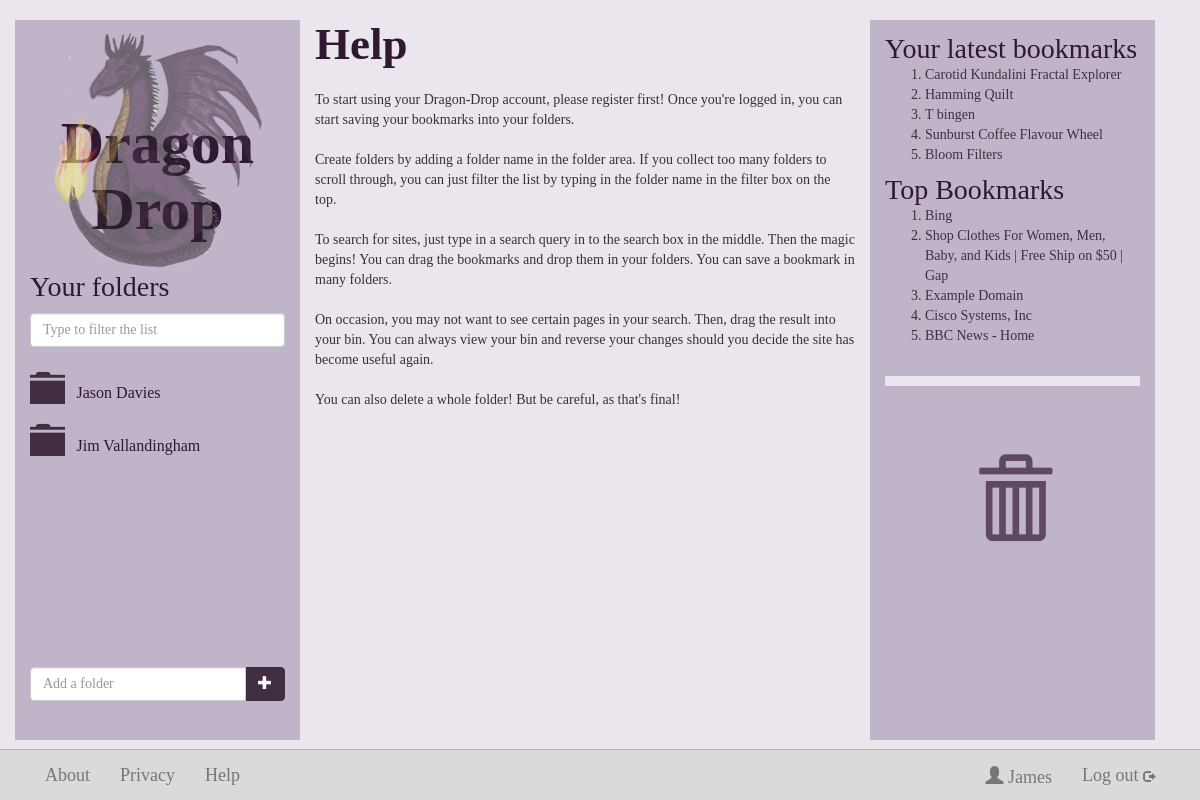
The app's page /help (signed in), older data.
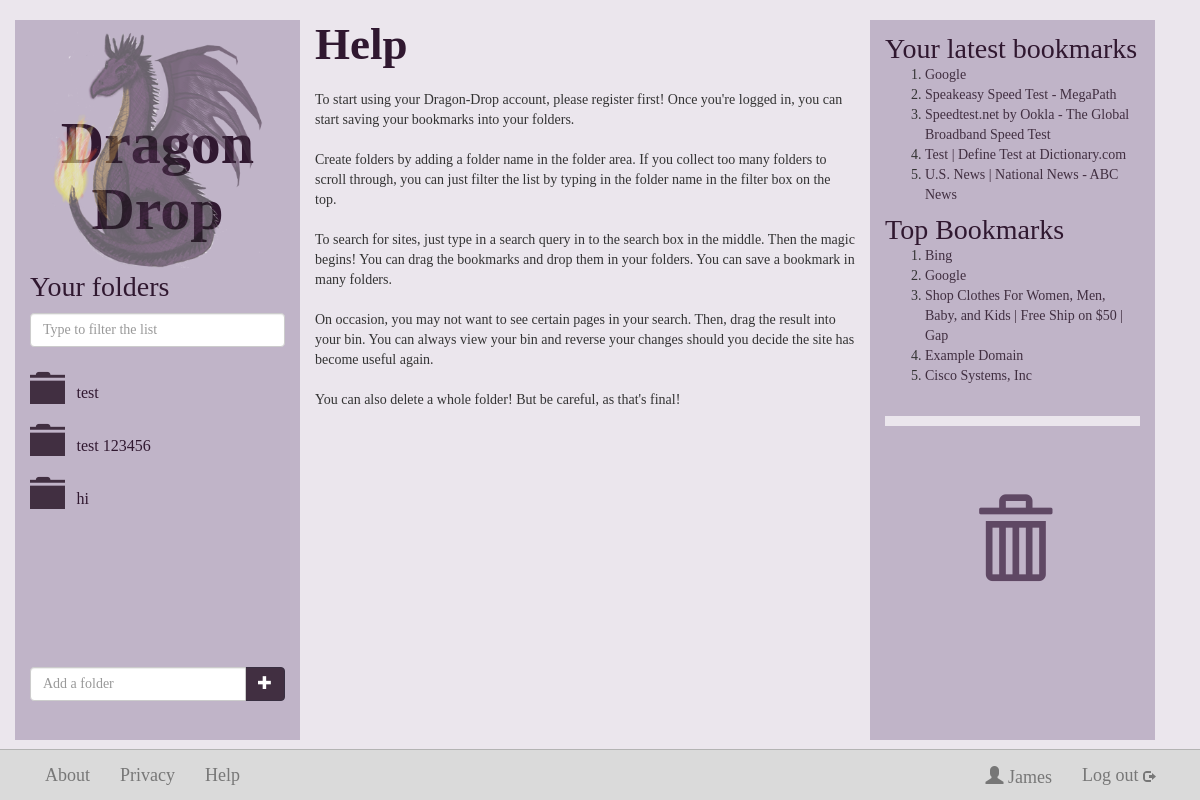
The same page, newer data.
### dragondrop/models.py (models this page shows, shortened)
class Folder(models.Model):
    foldername = models.CharField(max_length=128, null=False)
    fusername_fk = models.ForeignKey(User)
    def __unicode__(self):
        return self.foldername

class Bookmark(models.Model):
    url = models.URLField(unique=True)
    btitle = models.CharField(max_length=128, null=True, unique=False)
    bdescr = models.CharField(max_length=1024, null=True, unique=False)
    fname = models.ManyToManyField(Folder, through='BookmarkToFolder')
    saved_times = models.IntegerField(default=0)
    def niceName(self):
        if self.btitle=="--- Title not found ---" or not self.btitle:
            return self.url
        return self.btitle

### dragondrop/views.py (the view)
# urls.py: url(r'^help', views.help, name='help'),
def help(request):
    try:
        context = RequestContext(request)
        context_dict = bookmarksFoldersUsers(request)
        return render_to_response('help.html', context_dict, context)
    except UnboundLocalError:
        return HttpResponseRedirect('userpage')

### dragondrop/views.py (called while the page is built)
def getFolderList(current_user, current_folder_name, use_lighter_colour=False):
     try:
          folders = current_user.folder_set.all()
          for folder in folders:
              if folder.foldername == current_folder_name:
                  folder.url = None
                  folder.glyphicon_name = "glyphicon-folder-open"
                  if use_lighter_colour: folder.glyphicon_name += " keep-folder-open"
              else:
                  folder.glyphicon_name = "glyphicon-folder-close"
                  if use_lighter_colour: folder.glyphicon_name += " lighter-colour"
                  folder.url = encode_url(folder.foldername)
          return folders
     except User.DoesNotExist:
          return None

def encode_url(str):
    return str.replace(' ', '_')

def topfive(request):
     topbookmark = Bookmark.objects.order_by('-saved_times')[:5]
     return topbookmark

### templates/help.html (shortened to what this page needs)
{% extends 'base.html' %}
	{% block middle_column %}
	<h3 class="general">Help</h3>
		To start using your Dragon-Drop account, please register first! Once you're logged in, you can start saving your bookmarks into your folders.
		<br />
		<br />
		Create folders by adding a folder name in the folder area. If you collect too many folders to scroll through, you can just filter the list by typing in the folder name in the
		filter box on the top.
		<br />
		<br />
		To search for sites, just type in a search query in to the search box in the middle. Then the magic begins! You can drag the bookmarks and drop them in your folders. You can save a bookmark in many folders.
		<br />
		<br />
		On occasion, you may not want to see certain pages in your search. Then, drag the result into your bin. You can always view your bin and reverse your changes should you decide the site has become useful again.
		<br />
		<br />
		You can also delete a whole folder! But be careful, as that's final!
	{% endblock %}

### templates/base.html (shortened to what the changed rows need)
<!DOCTYPE html>
{% load static %}
<html lang="en">
  <head>
    <link rel="stylesheet" href="{% static "css/bootstrap.css" %}" />
    <link rel="stylesheet" href="{% static "css/general-dragon.css" %}" />
    <link rel="stylesheet" href="{% static "css/jquery-ui-1.10.4.custom.css" %}" />
  </head>
	<body>
		<div class="container">
			<div class="row">
				<div class="col-md-3" id="folder-box">
					{% block left_column %}
					<h1 class="header"><a alt="Dragon Drop">Dragon Drop</a></h1>
                    <div class="row" id="scrollable">
                        <div >
                                <div class="row" id="folder-list">
                                    {% if folders %}
                                        {% for folder in folders %}
                                        <div class="col-md-12 droppable">
                                                {% if folder.url %}
                                                <a href="/{{folder.url}}/">
                                                    <span class="glyphicon {{folder.glyphicon_name|default:"glyphicon-folder-close"}} dd-folder-icon"></span>
                                                    <span class="folder-name">{{ folder }}</span>
                                                </a>
                                                {% else %}
                                                  <span class="glyphicon {{folder.glyphicon_name|default:"glyphicon-folder-close"}} dd-folder-icon"></span>
                                                  <span class="folder-name">{{ folder }}</span>
                                                {% endif %}
                                        </div>
                                        {% endfor %}
                                    {% endif %}
                                </div>
                        </div>
				</div>
					{% endblock %}
				</div>
				<div class="col-md-3 ">
					{% block right_column_bin_bookmarks %}
						<div class="top-bookmarks">
								{% if latestfive %}
									<ol id="latest-five">
										{% for bookmark in latestfive %}
									<li><a href="{{ bookmark.url }}" target="_blank">{{ bookmark.niceName}}</a></li>
										{% endfor %}
									</ol>
								{% endif %}
								{% if bookmarklist %}
									<ol>
										{% for bookmark in bookmarklist %}
									<li><a href="{{ bookmark.url }}" target="_blank">{{ bookmark.niceName}}</a></li>
										{% endfor %}
									</ol>
								{% endif %}
						</div>
					{% endblock %}
				</div>
			</div>
		</div>
  </body>
</html>

Row changes from the older to the newer data that the page shows:
removed Folder: foldername "Jason Davies"
removed Folder: foldername "Jim Vallandingham"
no longer on this page (row unchanged): Bookmark: niceName "Carotid Kundalini Fractal Explorer", shown under "Your latest bookmarks"
no longer on this page (row unchanged): Bookmark: niceName "Hamming Quilt", shown under "Your latest bookmarks"
no longer on this page (row unchanged): Bookmark: niceName "T bingen", shown under "Your latest bookmarks"
no longer on this page (row unchanged): Bookmark: niceName "Sunburst Coffee Flavour Wheel", shown under "Your latest bookmarks"
no longer on this page (row unchanged): Bookmark: niceName "Bloom Filters", shown under "Your latest bookmarks"
no longer on this page (row unchanged): Bookmark: niceName "BBC News - Home", shown under "Top Bookmarks"
added Folder: foldername "test"
added Folder: foldername "test 123456"
added Folder: foldername "hi"
now on this page (row edited): Bookmark: niceName "Google"
added Bookmark: niceName "Speakeasy Speed Test - MegaPath", shown under "Your latest bookmarks"
added Bookmark: niceName "Speedtest.net by Ookla - The Global Broadband Speed Test", shown under "Your latest bookmarks"
added Bookmark: niceName "Test | Define Test at Dictionary.com", shown under "Your latest bookmarks"
added Bookmark: niceName "U.S. News | National News - ABC News", shown under "Your latest bookmarks"
